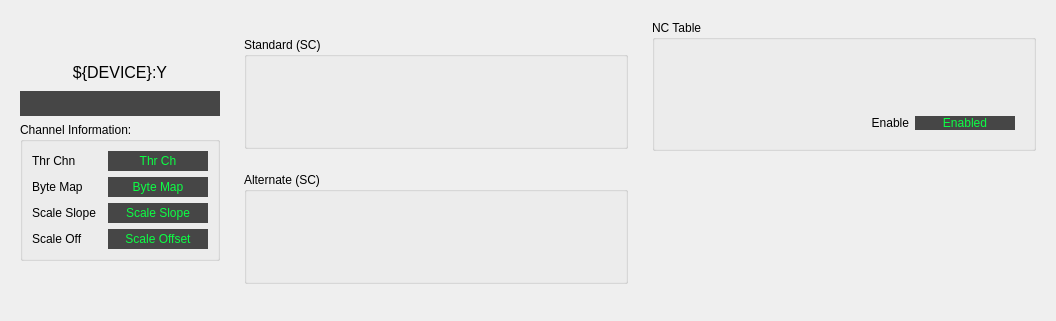
       <widget class="QFrame" name="frame_3">
        <property name="frameShape">
         <enum>QFrame::NoFrame</enum>
        </property>
        <property name="frameShadow">
         <enum>QFrame::Raised</enum>
        </property>
        <layout class="QGridLayout" name="gridLayout_3">
         <item row="0" column="2">
          <widget class="QFrame" name="frame_11">
           <property name="frameShape">
            <enum>QFrame::NoFrame</enum>
           </property>
           <property name="frameShadow">
            <enum>QFrame::Raised</enum>
           </property>
           <layout class="QGridLayout" name="gridLayout_18">
            <item row="0" column="0">
             <widget class="QGroupBox" name="groupBox_12">
              <property name="maximumSize">
               <size>
                <width>16777215</width>
                <height>131</height>
               </size>
              </property>
              <property name="title">
               <string>NC Table</string>
              </property>
              <layout class="QGridLayout" name="gridLayout_16">
               <item row="0" column="0">
                <widget class="PyDMEmbeddedDisplay" name="PyDMEmbeddedDisplay_9">
                 <property name="minimumSize">
                  <size>
                   <width>360</width>
                   <height>52</height>
                  </size>
                 </property>
                 <property name="maximumSize">
                  <size>
                   <width>369</width>
                   <height>70</height>
                  </size>
                 </property>
                 <property name="toolTip">
                  <string/>
                 </property>
                 <property name="frameShape">
                  <enum>QFrame::NoFrame</enum>
                 </property>
                 <property name="macros" stdset="0">
                  <string>{&quot;P&quot;:&quot;${DEVICE}:Y&quot;,&quot;THR&quot;:&quot;T0_LC1&quot;,&quot;NUM&quot;:&quot;0&quot;,&quot;FORMAT&quot;:&quot;DEFAULT&quot;}</string>
                 </property>
                 <property name="filename" stdset="0">
                  <string>mps_inline_threshold_rbv.py</string>
                 </property>
                </widget>
               </item>
               <item row="1" column="0">
                <widget class="QFrame" name="frame_12">
                 <property name="frameShape">
                  <enum>QFrame::NoFrame</enum>
                 </property>
                 <property name="frameShadow">
                  <enum>QFrame::Raised</enum>
                 </property>
                 <layout class="QGridLayout" name="gridLayout_31">
                  <item row="0" column="0">
                   <widget class="QLabel" name="label_26">
                    <property name="text">
                     <string>Enable</string>
                    </property>
                    <property name="alignment">
                     <set>Qt::AlignRight|Qt::AlignTrailing|Qt::AlignVCenter</set>
                    </property>
                   </widget>
                  </item>
                  <item row="0" column="1">
                   <widget class="PyDMLabel" name="PyDMLabel_20">
                    <property name="maximumSize">
                     <size>
                      <width>100</width>
                      <height>16777215</height>
                     </size>
                    </property>
                    <property name="toolTip">
                     <string/>
                    </property>
                    <property name="styleSheet">
                     <string notr="true">color: rgb(12, 255, 68);
background-color: rgb(70, 70, 70);</string>
                    </property>
                    <property name="text">
                     <string>Enabled</string>
                    </property>
                    <property name="alignment">
                     <set>Qt::AlignCenter</set>
                    </property>
                    <property name="showUnits" stdset="0">
                     <bool>true</bool>
                    </property>
                    <property name="channel" stdset="0">
                     <string>ca://${DEVICE}:Y_LC1_EN</string>
                    </property>
                   </widget>
                  </item>
                 </layout>
                </widget>
               </item>
              </layout>
             </widget>
            </item>
            <item row="2" column="0">
             <spacer name="verticalSpacer_8">
              <property name="orientation">
               <enum>Qt::Vertical</enum>
              </property>
              <property name="sizeHint" stdset="0">
               <size>
                <width>20</width>
                <height>40</height>
               </size>
              </property>
             </spacer>
            </item>
           </layout>
          </widget>
         </item>
         <item row="0" column="0">
          <widget class="QFrame" name="frame_9">
           <property name="sizePolicy">
            <sizepolicy hsizetype="Fixed" vsizetype="Preferred">
             <horstretch>0</horstretch>
             <verstretch>0</verstretch>
            </sizepolicy>
           </property>
           <property name="maximumSize">
            <size>
             <width>220</width>
             <height>16777215</height>
            </size>
           </property>
           <property name="frameShape">
            <enum>QFrame::NoFrame</enum>
           </property>
           <property name="frameShadow">
            <enum>QFrame::Raised</enum>
           </property>
           <layout class="QGridLayout" name="gridLayout_7" rowstretch="2,0,0,0,0">
            <item row="1" column="0">
             <widget class="QLabel" name="label_16">
              <property name="minimumSize">
               <size>
                <width>0</width>
                <height>25</height>
               </size>
              </property>
              <property name="font">
               <font>
                <pointsize>12</pointsize>
               </font>
              </property>
              <property name="text">
               <string>${DEVICE}:Y</string>
              </property>
              <property name="alignment">
               <set>Qt::AlignCenter</set>
              </property>
             </widget>
            </item>
            <item row="2" column="0">
             <widget class="PyDMLabel" name="PyDMLabel_10">
              <property name="minimumSize">
               <size>
                <width>150</width>
                <height>25</height>
               </size>
              </property>
              <property name="font">
               <font>
                <pointsize>12</pointsize>
               </font>
              </property>
              <property name="toolTip">
               <string/>
              </property>
              <property name="styleSheet">
               <string notr="true">color: rgb(12, 255, 68);
background-color: rgb(70, 70, 70);</string>
              </property>
              <property name="alignment">
               <set>Qt::AlignCenter</set>
              </property>
              <property name="precision" stdset="0">
               <number>3</number>
              </property>
              <property name="showUnits" stdset="0">
               <bool>true</bool>
              </property>
              <property name="precisionFromPV" stdset="0">
               <bool>false</bool>
              </property>
              <property name="channel" stdset="0">
               <string>ca://${DEVICE}:Y</string>
              </property>
             </widget>
            </item>
            <item row="0" column="0">
             <spacer name="verticalSpacer_3">
              <property name="orientation">
               <enum>Qt::Vertical</enum>
              </property>
              <property name="sizeHint" stdset="0">
               <size>
                <width>20</width>
                <height>40</height>
               </size>
              </property>
             </spacer>
            </item>
            <item row="3" column="0">
             <widget class="QGroupBox" name="groupBox_2">
              <property name="minimumSize">
               <size>
                <width>200</width>
                <height>110</height>
               </size>
              </property>
              <property name="title">
               <string>Channel Information:</string>
              </property>
              <layout class="QGridLayout" name="gridLayout_12">
               <item row="0" column="0">
                <widget class="QLabel" name="label_18">
                 <property name="text">
                  <string>Thr Chn</string>
                 </property>
                 <property name="alignment">
                  <set>Qt::AlignLeading|Qt::AlignLeft|Qt::AlignVCenter</set>
                 </property>
                </widget>
               </item>
               <item row="3" column="0">
                <widget class="QLabel" name="label_21">
                 <property name="text">
                  <string>Scale Off</string>
                 </property>
                 <property name="alignment">
                  <set>Qt::AlignLeading|Qt::AlignLeft|Qt::AlignVCenter</set>
                 </property>
                </widget>
               </item>
               <item row="0" column="1">
                <widget class="PyDMLabel" name="PyDMLabel_5">
                 <property name="minimumSize">
                  <size>
                   <width>100</width>
                   <height>20</height>
                  </size>
                 </property>
                 <property name="toolTip">
                  <string/>
                 </property>
                 <property name="styleSheet">
                  <string notr="true">color: rgb(12, 255, 68);
background-color: rgb(70, 70, 70);</string>
                 </property>
                 <property name="text">
                  <string>Thr Ch</string>
                 </property>
                 <property name="alignment">
                  <set>Qt::AlignCenter</set>
                 </property>
                 <property name="showUnits" stdset="0">
                  <bool>true</bool>
                 </property>
                 <property name="channel" stdset="0">
                  <string>ca://${DEVICE}:Y_THR_CH</string>
                 </property>
                </widget>
               </item>
               <item row="2" column="1">
                <widget class="PyDMLabel" name="PyDMLabel_7">
                 <property name="minimumSize">
                  <size>
                   <width>100</width>
                   <height>20</height>
                  </size>
                 </property>
                 <property name="toolTip">
                  <string/>
                 </property>
                 <property name="styleSheet">
                  <string notr="true">color: rgb(12, 255, 68);
background-color: rgb(70, 70, 70);</string>
                 </property>
                 <property name="text">
                  <string>Scale Slope</string>
                 </property>
                 <property name="alignment">
                  <set>Qt::AlignCenter</set>
                 </property>
                 <property name="showUnits" stdset="0">
                  <bool>true</bool>
                 </property>
                 <property name="channel" stdset="0">
                  <string>ca://${DEVICE}:Y_SS_RBV</string>
                 </property>
                </widget>
               </item>
               <item row="1" column="1">
                <widget class="PyDMLabel" name="PyDMLabel_6">
                 <property name="minimumSize">
                  <size>
                   <width>100</width>
                   <height>20</height>
                  </size>
                 </property>
                 <property name="toolTip">
                  <string/>
                 </property>
                 <property name="styleSheet">
                  <string notr="true">color: rgb(12, 255, 68);
background-color: rgb(70, 70, 70);</string>
                 </property>
                 <property name="text">
                  <string>Byte Map</string>
                 </property>
                 <property name="alignment">
                  <set>Qt::AlignCenter</set>
                 </property>
                 <property name="showUnits" stdset="0">
                  <bool>true</bool>
                 </property>
                 <property name="channel" stdset="0">
                  <string>ca://${DEVICE}:Y_THR_BYTEMAP</string>
                 </property>
                </widget>
               </item>
               <item row="1" column="0">
                <widget class="QLabel" name="label_19">
                 <property name="text">
                  <string>Byte Map</string>
                 </property>
                 <property name="alignment">
                  <set>Qt::AlignLeading|Qt::AlignLeft|Qt::AlignVCenter</set>
                 </property>
                </widget>
               </item>
               <item row="2" column="0">
                <widget class="QLabel" name="label_20">
                 <property name="text">
                  <string>Scale Slope</string>
                 </property>
                 <property name="alignment">
                  <set>Qt::AlignLeading|Qt::AlignLeft|Qt::AlignVCenter</set>
                 </property>
                </widget>
               </item>
               <item row="3" column="1">
                <widget class="PyDMLabel" name="PyDMLabel_8">
                 <property name="minimumSize">
                  <size>
                   <width>100</width>
                   <height>20</height>
                  </size>
                 </property>
                 <property name="toolTip">
                  <string/>
                 </property>
                 <property name="styleSheet">
                  <string notr="true">color: rgb(12, 255, 68);
background-color: rgb(70, 70, 70);</string>
                 </property>
                 <property name="text">
                  <string>Scale Offset</string>
                 </property>
                 <property name="alignment">
                  <set>Qt::AlignCenter</set>
                 </property>
                 <property name="showUnits" stdset="0">
                  <bool>true</bool>
                 </property>
                 <property name="channel" stdset="0">
                  <string>ca://${DEVICE}:Y_SO_RBV</string>
                 </property>
                </widget>
               </item>
              </layout>
             </widget>
            </item>
            <item row="4" column="0">
             <spacer name="verticalSpacer_4">
              <property name="orientation">
               <enum>Qt::Vertical</enum>
              </property>
              <property name="sizeHint" stdset="0">
               <size>
                <width>20</width>
                <height>40</height>
               </size>
              </property>
             </spacer>
            </item>
           </layout>
          </widget>
         </item>
         <item row="0" column="1">
          <widget class="QFrame" name="frame_10">
           <property name="frameShape">
            <enum>QFrame::NoFrame</enum>
           </property>
           <property name="frameShadow">
            <enum>QFrame::Raised</enum>
           </property>
           <layout class="QGridLayout" name="gridLayout_9">
            <item row="1" column="0">
             <widget class="QGroupBox" name="groupBox_7">
              <property name="maximumSize">
               <size>
                <width>16777215</width>
                <height>112</height>
               </size>
              </property>
              <property name="title">
               <string>Alternate (SC)</string>
              </property>
              <layout class="QGridLayout" name="gridLayout_25">
               <item row="0" column="0">
                <widget class="PyDMEmbeddedDisplay" name="PyDMEmbeddedDisplay_5">
                 <property name="minimumSize">
                  <size>
                   <width>360</width>
                   <height>52</height>
                  </size>
                 </property>
                 <property name="maximumSize">
                  <size>
                   <width>369</width>
                   <height>70</height>
                  </size>
                 </property>
                 <property name="toolTip">
                  <string/>
                 </property>
                 <property name="frameShape">
                  <enum>QFrame::NoFrame</enum>
                 </property>
                 <property name="macros" stdset="0">
                  <string>{&quot;P&quot;:&quot;${DEVICE}:Y&quot;,&quot;THR&quot;:&quot;T0_ALT&quot;,&quot;NUM&quot;:&quot;0&quot;,&quot;FORMAT&quot;:&quot;DEFAULT&quot;}</string>
                 </property>
                 <property name="filename" stdset="0">
                  <string>mps_inline_threshold_rbv.py</string>
                 </property>
                </widget>
               </item>
              </layout>
             </widget>
            </item>
            <item row="0" column="0">
             <widget class="QGroupBox" name="groupBox_6">
              <property name="minimumSize">
               <size>
                <width>0</width>
                <height>0</height>
               </size>
              </property>
              <property name="maximumSize">
               <size>
                <width>16777215</width>
                <height>112</height>
               </size>
              </property>
              <property name="title">
               <string>Standard (SC)</string>
              </property>
              <layout class="QGridLayout" name="gridLayout_24">
               <item row="0" column="0">
                <widget class="PyDMEmbeddedDisplay" name="PyDMEmbeddedDisplay_4">
                 <property name="minimumSize">
                  <size>
                   <width>360</width>
                   <height>52</height>
                  </size>
                 </property>
                 <property name="maximumSize">
                  <size>
                   <width>369</width>
                   <height>70</height>
                  </size>
                 </property>
                 <property name="toolTip">
                  <string/>
                 </property>
                 <property name="frameShape">
                  <enum>QFrame::NoFrame</enum>
                 </property>
                 <property name="macros" stdset="0">
                  <string>{&quot;P&quot;:&quot;${DEVICE}:Y&quot;,&quot;THR&quot;:&quot;T0&quot;,&quot;NUM&quot;:&quot;0&quot;,&quot;FORMAT&quot;:&quot;DEFAULT&quot;}</string>
                 </property>
                 <property name="filename" stdset="0">
                  <string>mps_inline_threshold_rbv.py</string>
                 </property>
                </widget>
               </item>
              </layout>
             </widget>
            </item>
           </layout>
          </widget>
         </item>
        </layout>
       </widget>
